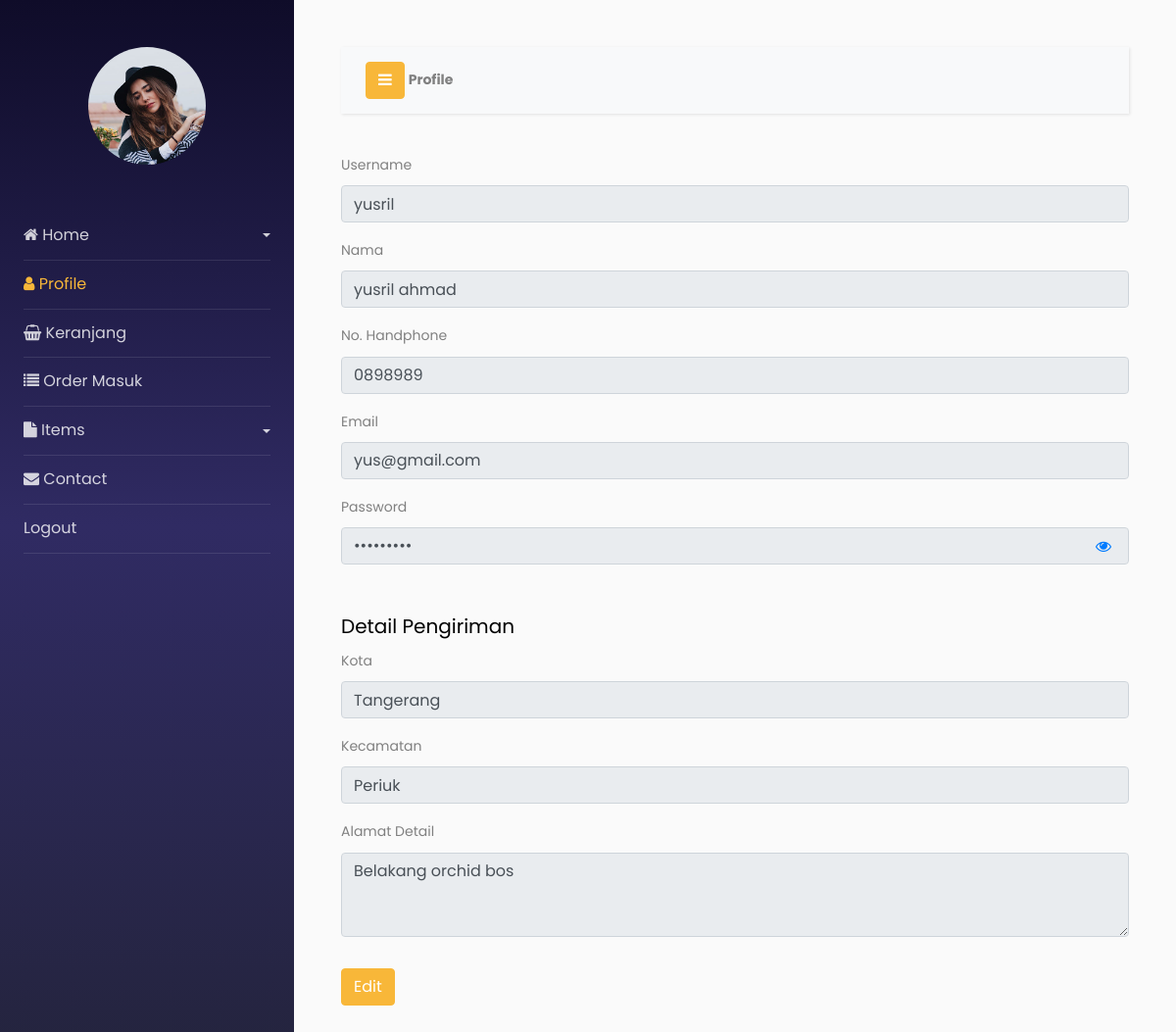
The page /pages/profile.php (signed in) on the database its author committed.
### tables this page shows
CREATE TABLE IF NOT EXISTS `users` (
  `id_user` int(11) NOT NULL AUTO_INCREMENT,
  `nama` varchar(50) DEFAULT NULL,
  `username` varchar(50) DEFAULT NULL,
  `password` varchar(50) DEFAULT NULL,
  `no_hp` varchar(50) DEFAULT NULL,
  `email` varchar(50) DEFAULT NULL,
  `status` varchar(50) DEFAULT NULL,
  `level` varchar(50) DEFAULT NULL,
  PRIMARY KEY (`id_user`)
);

CREATE TABLE IF NOT EXISTS `alamat_users` (
  `id` int(11) NOT NULL AUTO_INCREMENT,
  `id_user` int(11) DEFAULT NULL,
  `kota` varchar(50) DEFAULT NULL,
  `kecamatan` varchar(50) DEFAULT NULL,
  `alamat_detail` varchar(50) DEFAULT NULL,
  PRIMARY KEY (`id`)
);

### pages/profile.php (the view, shortened to what this page needs)
<!doctype html>
<html lang="en">
<?php
include("../function/koneksi.php");
$id_user = $_SESSION['id_user'];
?>
<?php
$query = "SELECT username, password, email, nama, no_hp FROM users where id_user = ' $id_user  '";
$obj = mysqli_query($koneksi, $query);
$row = mysqli_fetch_assoc($obj);
$username = $row["username"];
$email = $row["email"];
$nama = $row["nama"];
$no_hp = $row["no_hp"];
$password = $row["password"];
$query2 = "SELECT id_user, kota, kecamatan, alamat_detail FROM alamat_users WHERE id_user = '$id_user'";
$obj2 = mysqli_query($koneksi, $query2);
$res2 = mysqli_num_rows($obj2);
if ($res2 > 0) {
    $row2 = mysqli_fetch_assoc($obj2);
    $kota = $row2["kota"];
    $kecamatan = $row2["kecamatan"];
    $alamat_detail = $row2["alamat_detail"];
} else {
    $kota = '';
    $kecamatan = '';
    $alamat_detail = '';
}
?>
<head>
    <link rel="stylesheet" href="https://stackpath.bootstrapcdn.com/font-awesome/4.7.0/css/font-awesome.min.css">
    <link rel="stylesheet" href="../css/style.css">
</head>
<body>
    <div class="wrapper d-flex align-items-stretch">
        <?php include '../sidebar.php'; ?>
        <div id="content" class="p-4 p-md-5">
            <nav class="navbar navbar-expand-lg navbar-light bg-light">
                <div class="container-fluid d-flex justify-content-start align-items-center">
                    <button type="button" id="sidebarCollapse" class="btn btn-primary">
                        <i class="fa fa-bars"></i>
                    </button>
                    <span class="ms-3 ml-1" style="font-weight:bold;">Profile</span>
                </div>
            </nav>
            <form action="../action/updateProfile.php" method="post">
                <div class="mb-3">
                    <label for="username" class="form-label">Username</label>
                    <input type="text" class="form-control" value="<?php echo $username ?>" name="username" id="username" placeholder="Username" disabled>
                </div>
                <div class="mb-3">
                    <label for="name" class="form-label">Nama</label>
                    <input type="text" class="form-control" value="<?php echo $nama ?>" name="nama" id="name" placeholder="Nama" disabled>
                </div>
                <div class="mb-3">
                    <label for="phone" class="form-label">No. Handphone</label>
                    <input type="text" class="form-control" value="<?php echo $no_hp ?>" name="no_hp" id="phone" placeholder="No. Handphone" disabled>
                </div>
                <div class="mb-3">
                    <label for="email" class="form-label">Email</label>
                    <input type="email" class="form-control" value="<?php echo $email ?>" name="email" id="email" placeholder="Email" disabled>
                </div>
                <div class="mb-5 position-relative">
                    <label for="password" class="form-label">Password</label>
                    <input
                        type="password"
                        class="form-control"
                        value="<?php echo $password ?>"
                        name="password"
                        id="password"
                        placeholder="Password"
                        disabled>
                    <button
                        type="button"
                        id="togglePassword"
                        class="btn btn-link position-absolute"
                        style="right: 5px; top: 75%; transform: translateY(-50%); text-decoration: none;">
                        <i class="fa fa-eye"></i>
                    </button>
                </div>
                <div>
                    <h5>Detail Pengiriman</h5>
                </div>
                <div class="mb-3">
                    <label for="city" class="form-label">Kota</label>
                    <input type="text" class="form-control" value="<?php echo $kota ?>" name="kota" id="city" placeholder="Kota" disabled>
                </div>
                <div class="mb-3">
                    <label for="district" class="form-label">Kecamatan</label>
                    <input type="text" class="form-control" value="<?php echo $kecamatan ?>" name="kecamatan" id="district" placeholder="Kecamatan" disabled>
                </div>
                <div class="mb-3">
                    <label for="detailAddress" class="form-label">Alamat Detail</label>
                    <textarea class="form-control" name="alamat_detail" id="detailAddress" rows="3" placeholder="Masukkan detail alamat anda, seperti patokan, atau nama jalan." disabled><?php echo $alamat_detail ?></textarea>
                </div>
                <div>
                    <button type="button" class="btn btn-primary mt-3" id="editBtn">Edit</button>
                </div>
            </form>
        </div>
    </div>
</body>
</html>

### rows shown on the page
users: username "yusril", nama "yusril ahmad", no_hp "0898989", email "yus@gmail.com"
alamat_users: kota "Tangerang", kecamatan "Periuk", alamat_detail "Belakang orchid bos"
